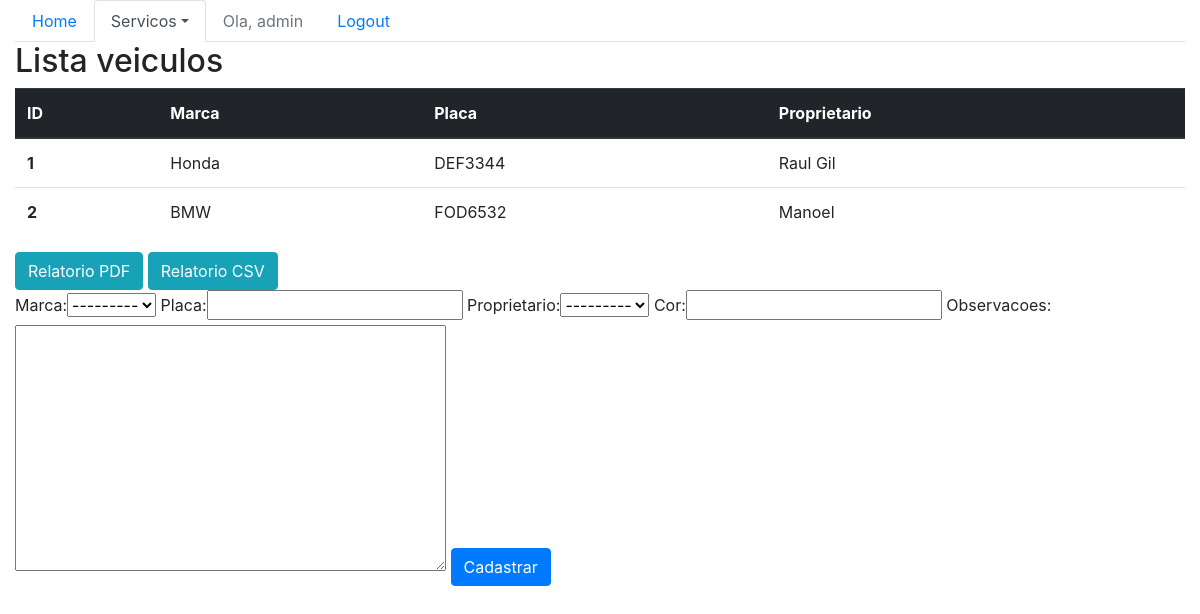
Page /sistema/veiculos/ (signed in) on the committed database.
### core/models.py (models this page shows, shortened)
class Veiculo(models.Model):
    marca = models.ForeignKey(Marca, on_delete=models.CASCADE)
    placa = models.CharField(max_length=7)
    proprietario = models.ForeignKey(Pessoa, on_delete=models.PROTECT)
    cor = models.CharField(max_length=15)
    observacoes = models.TextField()

class Marca(models.Model):
    nome = models.CharField(max_length=50)
    def __str__(self):
        return self.nome

class Pessoa(models.Model):
    nome = models.CharField(max_length=100)
    endereco = models.CharField(max_length=200)
    telefone = models.CharField(max_length=20)
    def __str__(self):
        return self.nome

### core/views.py (the view)
@login_required()
def lista_veiculos(request):
    form = VeiculoForm()
    veiculos = Veiculo.objects.all()
    data = {'veiculos': veiculos, 'form': form}
    return render(request, 'core/lista_veiculos.html', data)

### core/forms.py
class VeiculoForm(ModelForm):
    class Meta:
        model = Veiculo
        fields = '__all__'

### core/templates/core/lista_veiculos.html (shortened to what this page needs)
{% extends 'base.html' %}
{% load bootstrap %}
{% block menu%}
    <ul class="nav nav-tabs">
        <li class="nav-item">
            <a class="nav-link" href="{% url 'core_home' %}">Home</a>
        </li>
        <li class="nav-item dropdown">
        <li class="nav-item active dropdown">
            <a class="nav-link dropdown-toggle active" data-toggle="dropdown" href="#" role="button" aria-haspopup="true" aria-expanded="false">Servicos</a>
        </li>
        {% if user.is_authenticated %}
        <li class="nav-item">
                <a class="nav-link disabled" href="">Ola, {{ user }}</a>
        </li>
        <li class="nav-item">
                <a class="nav-link" href="{% url 'logout' %}">Logout</a>
        </li>
    {% else %}
    <li class="nav-item">
            <a class="nav-link" href="{% url 'login' %}">Login</a>
    </li>
    {% endif %}
    </ul>
{% endblock %}
{% block main %}
<div class="row">
    <div class="col">
        <h2>Lista veiculos</h2>
        <table class="table">
                <thead class="thead-dark">
                    <tr>
                    <th scope="col">ID</th>
                    <th scope="col">Marca</th>
                    <th scope="col">Placa</th>
                    <th scope="col">Proprietario</th>
                    </tr>
                </thead>
                <tbody>
                    {% for veiculo in veiculos %}
                    <tr>
                    <th scope="row">{{ veiculo.id }}</th>
                    <td>{{ veiculo.marca }}</td>
                    <td>{{ veiculo.placa }}</td>
                    <td>{{ veiculo.proprietario }}</td>
                    </tr>
                    {% endfor %}
                </tbody>
            </table>
    <a class="btn btn-info" href="{% url 'relatorio_pdf' %}">Relatorio PDF</a>
    <a class="btn btn-info" href="{% url 'relatorio_csv' %}">Relatorio CSV</a>
        <form action="{% url 'core_veiculo_novo' %}" method="POST">
            {{ form|bootstrap }}
            <button type="submit" class="btn btn-primary">Cadastrar</button>
        </form>
    </div>
</div>
{% endblock %}

### rows in the picture
Veiculo: id "1", marca "Honda", placa "DEF3344", proprietario "Raul Gil"
Veiculo: id "2", marca "BMW", placa "FOD6532", proprietario "Manoel"

### other values in the picture
{{ user }} "admin"
